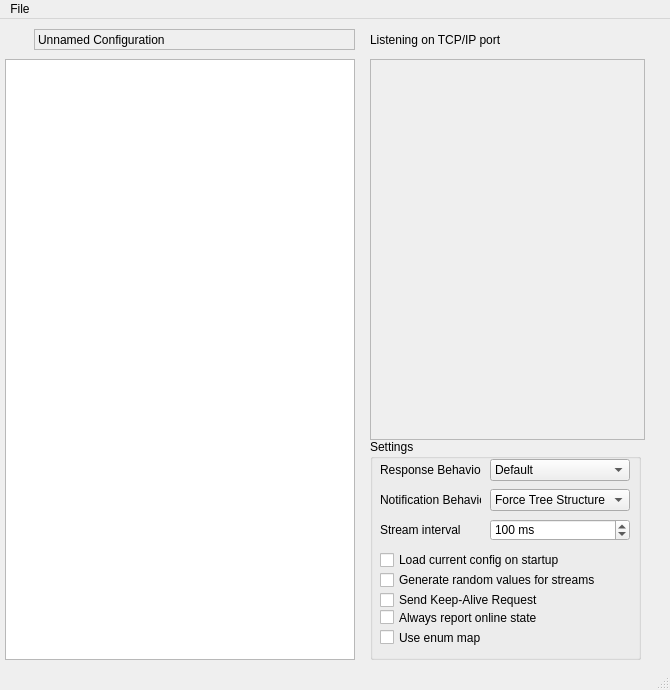
<?xml version="1.0" encoding="UTF-8"?>
<ui version="4.0">
 <class>TinyEmberPlusClass</class>
 <widget class="QMainWindow" name="TinyEmberPlusClass">
  <property name="geometry">
   <rect>
    <x>0</x>
    <y>0</y>
    <width>670</width>
    <height>690</height>
   </rect>
  </property>
  <property name="sizePolicy">
   <sizepolicy hsizetype="Fixed" vsizetype="Fixed">
    <horstretch>0</horstretch>
    <verstretch>0</verstretch>
   </sizepolicy>
  </property>
  <property name="minimumSize">
   <size>
    <width>670</width>
    <height>690</height>
   </size>
  </property>
  <property name="maximumSize">
   <size>
    <width>670</width>
    <height>690</height>
   </size>
  </property>
  <property name="windowTitle">
   <string>Tiny Ember+</string>
  </property>
  <property name="windowIcon">
   <iconset resource="TinyEmberPlus.qrc">
    <normaloff>:/image/resources/document-globe.png</normaloff>:/image/resources/document-globe.png</iconset>
  </property>
  <widget class="QWidget" name="centralWidget">
   <widget class="QFrame" name="entityView">
    <property name="geometry">
     <rect>
      <x>370</x>
      <y>40</y>
      <width>275</width>
      <height>381</height>
     </rect>
    </property>
    <property name="frameShape">
     <enum>QFrame::StyledPanel</enum>
    </property>
    <property name="frameShadow">
     <enum>QFrame::Raised</enum>
    </property>
   </widget>
   <widget class="QTreeWidget" name="gadgetTreeView">
    <property name="geometry">
     <rect>
      <x>5</x>
      <y>40</y>
      <width>350</width>
      <height>601</height>
     </rect>
    </property>
    <property name="animated">
     <bool>true</bool>
    </property>
    <property name="headerHidden">
     <bool>true</bool>
    </property>
    <column>
     <property name="text">
      <string notr="true">1</string>
     </property>
    </column>
   </widget>
   <widget class="QLabel" name="configurationName">
    <property name="geometry">
     <rect>
      <x>34</x>
      <y>10</y>
      <width>321</width>
      <height>21</height>
     </rect>
    </property>
    <property name="frameShape">
     <enum>QFrame::StyledPanel</enum>
    </property>
    <property name="frameShadow">
     <enum>QFrame::Plain</enum>
    </property>
    <property name="text">
     <string>Unnamed Configuration</string>
    </property>
   </widget>
   <widget class="QLabel" name="label">
    <property name="geometry">
     <rect>
      <x>10</x>
      <y>10</y>
      <width>16</width>
      <height>21</height>
     </rect>
    </property>
    <property name="text">
     <string/>
    </property>
    <property name="pixmap">
     <pixmap resource="TinyEmberPlus.qrc">:/image/resources/blue-document-node.png</pixmap>
    </property>
   </widget>
   <widget class="QGroupBox" name="groupBox">
    <property name="geometry">
     <rect>
      <x>370</x>
      <y>420</y>
      <width>271</width>
      <height>221</height>
     </rect>
    </property>
    <property name="title">
     <string>Settings</string>
    </property>
    <property name="flat">
     <bool>false</bool>
    </property>
    <widget class="QLabel" name="label_2">
     <property name="geometry">
      <rect>
       <x>10</x>
       <y>20</y>
       <width>101</width>
       <height>21</height>
      </rect>
     </property>
     <property name="text">
      <string>Response Behavior</string>
     </property>
    </widget>
    <widget class="QComboBox" name="boxResponseBehavior">
     <property name="geometry">
      <rect>
       <x>120</x>
       <y>20</y>
       <width>140</width>
       <height>22</height>
      </rect>
     </property>
     <item>
      <property name="text">
       <string>Default</string>
      </property>
      <property name="icon">
       <iconset resource="TinyEmberPlus.qrc">
        <normaloff>:/image/resources/folder--arrow.png</normaloff>:/image/resources/folder--arrow.png</iconset>
      </property>
     </item>
     <item>
      <property name="text">
       <string>Force Tree Structure</string>
      </property>
      <property name="icon">
       <iconset resource="TinyEmberPlus.qrc">
        <normaloff>:/image/resources/folder.png</normaloff>:/image/resources/folder.png</iconset>
      </property>
     </item>
     <item>
      <property name="text">
       <string>Force Qualified Types</string>
      </property>
      <property name="icon">
       <iconset resource="TinyEmberPlus.qrc">
        <normaloff>:/image/resources/folder-tree.png</normaloff>:/image/resources/folder-tree.png</iconset>
      </property>
     </item>
    </widget>
    <widget class="QLabel" name="label_3">
     <property name="geometry">
      <rect>
       <x>10</x>
       <y>50</y>
       <width>101</width>
       <height>21</height>
      </rect>
     </property>
     <property name="text">
      <string>Notification Behavior</string>
     </property>
    </widget>
    <widget class="QComboBox" name="boxNotificationBehavior">
     <property name="geometry">
      <rect>
       <x>120</x>
       <y>50</y>
       <width>140</width>
       <height>22</height>
      </rect>
     </property>
     <item>
      <property name="text">
       <string>Force Tree Structure</string>
      </property>
      <property name="icon">
       <iconset resource="TinyEmberPlus.qrc">
        <normaloff>:/image/resources/folder.png</normaloff>:/image/resources/folder.png</iconset>
      </property>
     </item>
     <item>
      <property name="text">
       <string>Force Qualified Types</string>
      </property>
      <property name="icon">
       <iconset resource="TinyEmberPlus.qrc">
        <normaloff>:/image/resources/folder-tree.png</normaloff>:/image/resources/folder-tree.png</iconset>
      </property>
     </item>
    </widget>
    <widget class="QCheckBox" name="checkAutoLoadConfig">
     <property name="geometry">
      <rect>
       <x>10</x>
       <y>110</y>
       <width>250</width>
       <height>22</height>
      </rect>
     </property>
     <property name="layoutDirection">
      <enum>Qt::LeftToRight</enum>
     </property>
     <property name="text">
      <string>Load current config on startup</string>
     </property>
     <property name="icon">
      <iconset resource="TinyEmberPlus.qrc">
       <normaloff>:/image/resources/drive-upload.png</normaloff>:/image/resources/drive-upload.png</iconset>
     </property>
    </widget>
    <widget class="QCheckBox" name="checkGenerateRandomValues">
     <property name="geometry">
      <rect>
       <x>10</x>
       <y>130</y>
       <width>250</width>
       <height>22</height>
      </rect>
     </property>
     <property name="toolTip">
      <string>If checked, random values are generated for all parameters a client is subscribed to.</string>
     </property>
     <property name="text">
      <string>Generate random values for streams</string>
     </property>
     <property name="icon">
      <iconset resource="TinyEmberPlus.qrc">
       <normaloff>:/image/resources/sort-number.png</normaloff>:/image/resources/sort-number.png</iconset>
     </property>
    </widget>
    <widget class="QLabel" name="label_4">
     <property name="geometry">
      <rect>
       <x>10</x>
       <y>80</y>
       <width>101</width>
       <height>21</height>
      </rect>
     </property>
     <property name="text">
      <string>Stream interval</string>
     </property>
    </widget>
    <widget class="QSpinBox" name="streamIntervalBox">
     <property name="geometry">
      <rect>
       <x>120</x>
       <y>80</y>
       <width>140</width>
       <height>22</height>
      </rect>
     </property>
     <property name="suffix">
      <string> ms</string>
     </property>
     <property name="minimum">
      <number>50</number>
     </property>
     <property name="maximum">
      <number>1000</number>
     </property>
     <property name="value">
      <number>100</number>
     </property>
    </widget>
    <widget class="QCheckBox" name="checkRequestKeepAlive">
     <property name="geometry">
      <rect>
       <x>10</x>
       <y>150</y>
       <width>250</width>
       <height>22</height>
      </rect>
     </property>
     <property name="toolTip">
      <string/>
     </property>
     <property name="text">
      <string>Send Keep-Alive Request</string>
     </property>
     <property name="icon">
      <iconset resource="TinyEmberPlus.qrc">
       <normaloff>:/image/resources/flag-blue.png</normaloff>:/image/resources/flag-blue.png</iconset>
     </property>
    </widget>
    <widget class="QCheckBox" name="alwaysReportOnlineStateCheckBox">
     <property name="geometry">
      <rect>
       <x>10</x>
       <y>170</y>
       <width>221</width>
       <height>17</height>
      </rect>
     </property>
     <property name="text">
      <string>Always report online state</string>
     </property>
    </widget>
    <widget class="QCheckBox" name="useEnumMapCheckBox">
     <property name="geometry">
      <rect>
       <x>10</x>
       <y>190</y>
       <width>221</width>
       <height>17</height>
      </rect>
     </property>
     <property name="text">
      <string>Use enum map</string>
     </property>
    </widget>
   </widget>
   <widget class="QLabel" name="portHintLabel">
    <property name="geometry">
     <rect>
      <x>370</x>
      <y>10</y>
      <width>271</width>
      <height>21</height>
     </rect>
    </property>
    <property name="text">
     <string>Listening on TCP/IP port</string>
    </property>
   </widget>
  </widget>
  <widget class="QMenuBar" name="menuBar">
   <property name="geometry">
    <rect>
     <x>0</x>
     <y>0</y>
     <width>670</width>
     <height>21</height>
    </rect>
   </property>
   <widget class="QMenu" name="menuFile">
    <property name="title">
     <string>File</string>
    </property>
    <addaction name="actionOpen"/>
    <addaction name="actionSave_as"/>
    <addaction name="actionSave"/>
    <addaction name="separator"/>
    <addaction name="actionExit"/>
   </widget>
   <addaction name="menuFile"/>
  </widget>
  <widget class="QStatusBar" name="statusBar"/>
  <action name="actionSave_as">
   <property name="icon">
    <iconset resource="TinyEmberPlus.qrc">
     <normaloff>:/image/resources/drive--arrow.png</normaloff>:/image/resources/drive--arrow.png</iconset>
   </property>
   <property name="text">
    <string>Save as...</string>
   </property>
  </action>
  <action name="actionSave">
   <property name="icon">
    <iconset resource="TinyEmberPlus.qrc">
     <normaloff>:/image/resources/drive-download.png</normaloff>:/image/resources/drive-download.png</iconset>
   </property>
   <property name="text">
    <string>Save</string>
   </property>
  </action>
  <action name="actionExit">
   <property name="icon">
    <iconset resource="TinyEmberPlus.qrc">
     <normaloff>:/image/resources/cross.png</normaloff>:/image/resources/cross.png</iconset>
   </property>
   <property name="text">
    <string>Exit</string>
   </property>
  </action>
  <action name="actionOpen">
   <property name="icon">
    <iconset resource="TinyEmberPlus.qrc">
     <normaloff>:/image/resources/drive-upload.png</normaloff>:/image/resources/drive-upload.png</iconset>
   </property>
   <property name="text">
    <string>Open...</string>
   </property>
  </action>
 </widget>
 <layoutdefault spacing="6" margin="11"/>
 <resources>
  <include location="TinyEmberPlus.qrc"/>
  <include location="../../../MyProjects.SVN/ember-sdk/Library/trunk/tinyember/Resource.qrc"/>
 </resources>
 <connections>
  <connection>
   <sender>actionOpen</sender>
   <signal>triggered()</signal>
   <receiver>TinyEmberPlusClass</receiver>
   <slot>loadFile()</slot>
   <hints>
    <hint type="sourcelabel">
     <x>-1</x>
     <y>-1</y>
    </hint>
    <hint type="destinationlabel">
     <x>317</x>
     <y>302</y>
    </hint>
   </hints>
  </connection>
  <connection>
   <sender>actionExit</sender>
   <signal>triggered()</signal>
   <receiver>TinyEmberPlusClass</receiver>
   <slot>exit()</slot>
   <hints>
    <hint type="sourcelabel">
     <x>-1</x>
     <y>-1</y>
    </hint>
    <hint type="destinationlabel">
     <x>317</x>
     <y>302</y>
    </hint>
   </hints>
  </connection>
  <connection>
   <sender>actionSave</sender>
   <signal>triggered()</signal>
   <receiver>TinyEmberPlusClass</receiver>
   <slot>saveFile()</slot>
   <hints>
    <hint type="sourcelabel">
     <x>-1</x>
     <y>-1</y>
    </hint>
    <hint type="destinationlabel">
     <x>317</x>
     <y>302</y>
    </hint>
   </hints>
  </connection>
  <connection>
   <sender>actionSave_as</sender>
   <signal>triggered()</signal>
   <receiver>TinyEmberPlusClass</receiver>
   <slot>saveFileAs()</slot>
   <hints>
    <hint type="sourcelabel">
     <x>-1</x>
     <y>-1</y>
    </hint>
    <hint type="destinationlabel">
     <x>317</x>
     <y>302</y>
    </hint>
   </hints>
  </connection>
  <connection>
   <sender>gadgetTreeView</sender>
   <signal>currentItemChanged(QTreeWidgetItem*,QTreeWidgetItem*)</signal>
   <receiver>TinyEmberPlusClass</receiver>
   <slot>treeItemChanged(QTreeWidgetItem*,QTreeWidgetItem*)</slot>
   <hints>
    <hint type="sourcelabel">
     <x>179</x>
     <y>324</y>
    </hint>
    <hint type="destinationlabel">
     <x>317</x>
     <y>302</y>
    </hint>
   </hints>
  </connection>
  <connection>
   <sender>gadgetTreeView</sender>
   <signal>customContextMenuRequested(QPoint)</signal>
   <receiver>TinyEmberPlusClass</receiver>
   <slot>showContextMenu(QPoint)</slot>
   <hints>
    <hint type="sourcelabel">
     <x>179</x>
     <y>324</y>
    </hint>
    <hint type="destinationlabel">
     <x>317</x>
     <y>302</y>
    </hint>
   </hints>
  </connection>
  <connection>
   <sender>boxNotificationBehavior</sender>
   <signal>currentIndexChanged(int)</signal>
   <receiver>TinyEmberPlusClass</receiver>
   <slot>notificationBehaviorChanged(int)</slot>
   <hints>
    <hint type="sourcelabel">
     <x>558</x>
     <y>332</y>
    </hint>
    <hint type="destinationlabel">
     <x>334</x>
     <y>302</y>
    </hint>
   </hints>
  </connection>
  <connection>
   <sender>boxResponseBehavior</sender>
   <signal>currentIndexChanged(int)</signal>
   <receiver>TinyEmberPlusClass</receiver>
   <slot>responseBehaviorChanged(int)</slot>
   <hints>
    <hint type="sourcelabel">
     <x>558</x>
     <y>302</y>
    </hint>
    <hint type="destinationlabel">
     <x>334</x>
     <y>302</y>
    </hint>
   </hints>
  </connection>
  <connection>
   <sender>checkAutoLoadConfig</sender>
   <signal>toggled(bool)</signal>
   <receiver>TinyEmberPlusClass</receiver>
   <slot>autoLoadConfigStateChanged(bool)</slot>
   <hints>
    <hint type="sourcelabel">
     <x>503</x>
     <y>362</y>
    </hint>
    <hint type="destinationlabel">
     <x>334</x>
     <y>302</y>
    </hint>
   </hints>
  </connection>
  <connection>
   <sender>checkGenerateRandomValues</sender>
   <signal>toggled(bool)</signal>
   <receiver>TinyEmberPlusClass</receiver>
   <slot>generateRandomValuesStateChanged(bool)</slot>
   <hints>
    <hint type="sourcelabel">
     <x>503</x>
     <y>503</y>
    </hint>
    <hint type="destinationlabel">
     <x>334</x>
     <y>302</y>
    </hint>
   </hints>
  </connection>
  <connection>
   <sender>streamIntervalBox</sender>
   <signal>editingFinished()</signal>
   <receiver>TinyEmberPlusClass</receiver>
   <slot>updateStreamTimer()</slot>
   <hints>
    <hint type="sourcelabel">
     <x>558</x>
     <y>473</y>
    </hint>
    <hint type="destinationlabel">
     <x>334</x>
     <y>302</y>
    </hint>
   </hints>
  </connection>
  <connection>
   <sender>checkRequestKeepAlive</sender>
   <signal>toggled(bool)</signal>
   <receiver>TinyEmberPlusClass</receiver>
   <slot>updateSendKeepAliveState(bool)</slot>
   <hints>
    <hint type="sourcelabel">
     <x>503</x>
     <y>573</y>
    </hint>
    <hint type="destinationlabel">
     <x>334</x>
     <y>312</y>
    </hint>
   </hints>
  </connection>
  <connection>
   <sender>alwaysReportOnlineStateCheckBox</sender>
   <signal>toggled(bool)</signal>
   <receiver>TinyEmberPlusClass</receiver>
   <slot>updateAlwaysReportOnlineState(bool)</slot>
   <hints>
    <hint type="sourcelabel">
     <x>490</x>
     <y>639</y>
    </hint>
    <hint type="destinationlabel">
     <x>334</x>
     <y>344</y>
    </hint>
   </hints>
  </connection>
  <connection>
   <sender>useEnumMapCheckBox</sender>
   <signal>toggled(bool)</signal>
   <receiver>TinyEmberPlusClass</receiver>
   <slot>updateUseEnumMap(bool)</slot>
   <hints>
    <hint type="sourcelabel">
     <x>490</x>
     <y>639</y>
    </hint>
    <hint type="destinationlabel">
     <x>334</x>
     <y>344</y>
    </hint>
   </hints>
  </connection>
 </connections>
 <slots>
  <slot>loadFile()</slot>
  <slot>saveFile()</slot>
  <slot>saveFileAs()</slot>
  <slot>exit()</slot>
  <slot>treeItemChanged(QTreeWidgetItem*,QTreeWidgetItem*)</slot>
  <slot>showContextMenu(QPoint)</slot>
  <slot>timer()</slot>
  <slot>responseBehaviorChanged(int)</slot>
  <slot>notificationBehaviorChanged(int)</slot>
  <slot>autoLoadConfigStateChanged(bool)</slot>
  <slot>generateRandomValuesStateChanged(bool)</slot>
  <slot>updateStreamTimer()</slot>
  <slot>updateSendKeepAliveState(bool)</slot>
  <slot>updateAlwaysReportOnlineState(bool)</slot>
  <slot>updateUseEnumMap(bool)</slot>
 </slots>
</ui>
